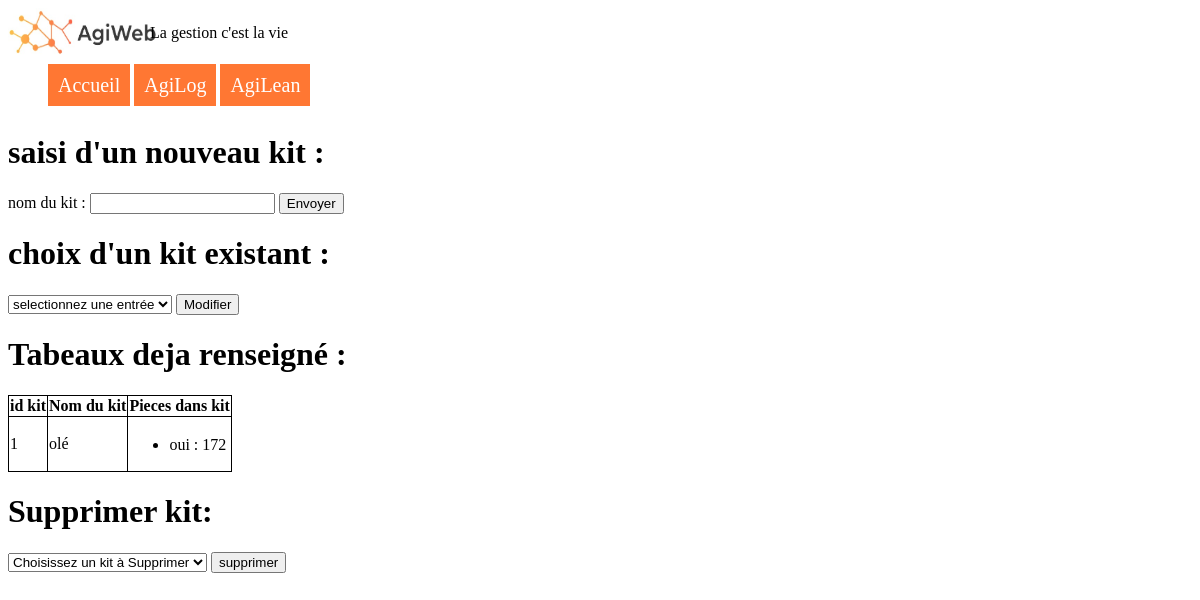
Before: /Agilog/Initialisation/Code_kit with the older database file.
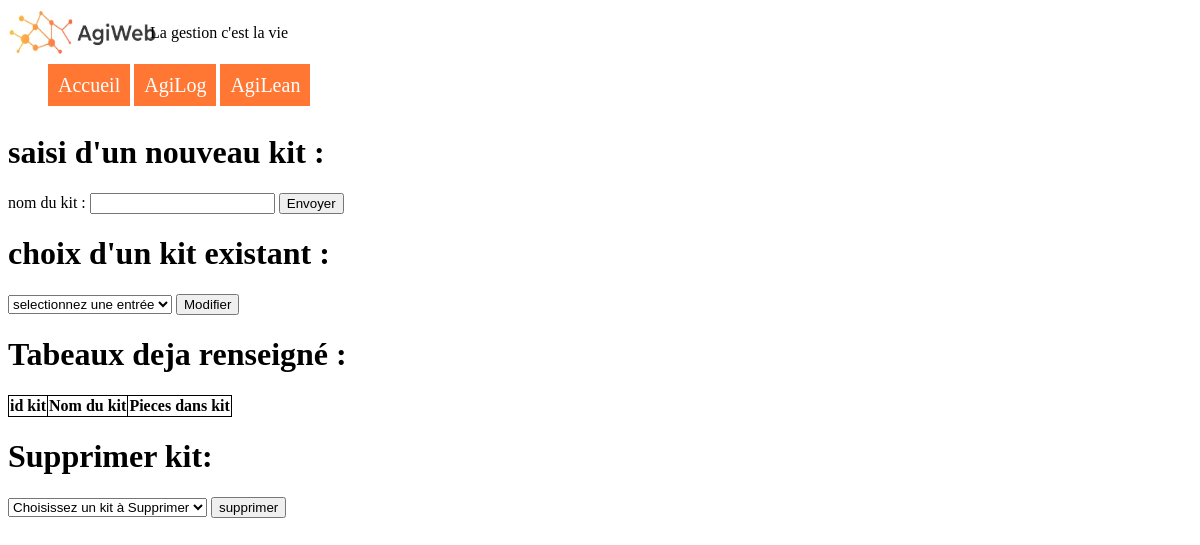
After: the same page with the newer database file.
### tables this page shows
CREATE TABLE "kit" (
	"id"	INTEGER NOT NULL,
	"nom_kit"	TEXT,
	"stock_alean"	INTEGER,
	PRIMARY KEY("id")
);

CREATE TABLE "piece" (
	"id"	TEXT NOT NULL,
	"nom"	TEXT NOT NULL,
	"quantite"	INTEGER NOT NULL,
	"seuil_recomp"	INTEGER,
	"stock_secu"	INTEGER,
	"delai_reappro"	INTEGER,
	"a_commander"	INTEGER,
	"fournisseur"	INTEGER,
	PRIMARY KEY("id")
);

CREATE TABLE "compo_kit" (
	"kit"	INTEGER NOT NULL,
	"piece"	TEXT NOT NULL,
	"quantite"	INTEGER NOT NULL
);

### run.py (the view)
@app.route('/Agilog/Initialisation/Code_kit', methods=['GET', 'POST'])
def code_kit():
    contenu=""
    kit= recupere_interraction(1,contenu)
    con = lite.connect(cheminbdd)
    con.row_factory = lite.Row
    cur=con.cursor()
    cur.execute("SELECT nom_kit FROM kit;")
    base=cur.fetchall()#variable pour le menu déroulant
    cur.execute("SELECT id,nom_kit FROM kit;")
    id=cur.fetchall()
    dico_kit=[]
    for base in id :
        cur.execute('SELECT nom, c.quantite, kit.nom_kit FROM piece p JOIN (compo_kit c JOIN kit on kit.id=c.kit) on p.id=c.piece WHERE c.kit=?;',[base[0]])
        dico_kit.append(cur.fetchall())#dico_kit est une liste de dictionnaire ou chaque dictionnaire est un kit
    cur.execute("SELECT nom_kit FROM kit;")
    base=cur.fetchall()
    cur.close()
    return(render_template("Code_kit_init.html", msg="" ,tab_piece=dico_kit ,liste_kit=base ,liste_id=id ))

### fonctions_logiques.py (called while the page is built)
def recupere_interraction(n,contenu):
    L=[]
    for i in range(n):
        nom=str(request.args.get('nom_kit'+str(i),''))
        L.append(nom)
    return(L)

### Templates/Code_kit_init.html (shortened to what this page needs)
<html lang="en" dir="ltr">
{%include 'head.html'%}
  <body>
    {%include 'navbar.html'%}
    <h1>saisi d'un nouveau kit :</h1>
    <form method='post' action='{{url_for('modif_kit')}}'>
      <label for="nom_kit1"> nom du kit : </label><input type='str' name='nom_kit_a_modif' value='' />
      <input type='submit' value='Envoyer'/>
    </form>
    <h1>choix d'un kit existant :</h1>
    <form action="{{url_for('modif_kit')}}" method="post">
      <select name="nom_kit_a_modif">
        <option value="vierge">selectionnez une entrée</option>
      </select>
      <input type="submit" value="Modifier">
    </form>
    <h1>Tabeaux deja renseigné :</h1>
    <table>
      <tr>
        <th>id kit</th>
        <th>Nom du kit</th>
        <th>Pieces dans kit</th>
      </tr>
      {%for kit in liste_id%}
      <tr>
        <td>{{kit[0]}}</td>
        <td>{{kit[1]}}</td>
        <td>
          <ul>
            {%for piece in tab_piece[loop.index0]%}
            <li>{{piece['nom']}} : {{piece['quantite'] }} </li>
            {%endfor%}
          </ul>
        </td>
      </tr>
      {%endfor%}
    </table>
    <h1>Supprimer kit:</h1>
    <form action="{{url_for('supprimer_kit')}}" method="post">
            <select name='nomdele'>
                <option value='0'>Choisissez un kit à Supprimer</option>
            </select>
            <input type="submit" value="supprimer">
    </form>
  </body>
</html>

Changed rows visible on the page:
removed kit: id "1", nom_kit "olé"
removed piece: nom "oui", quantite "172"
